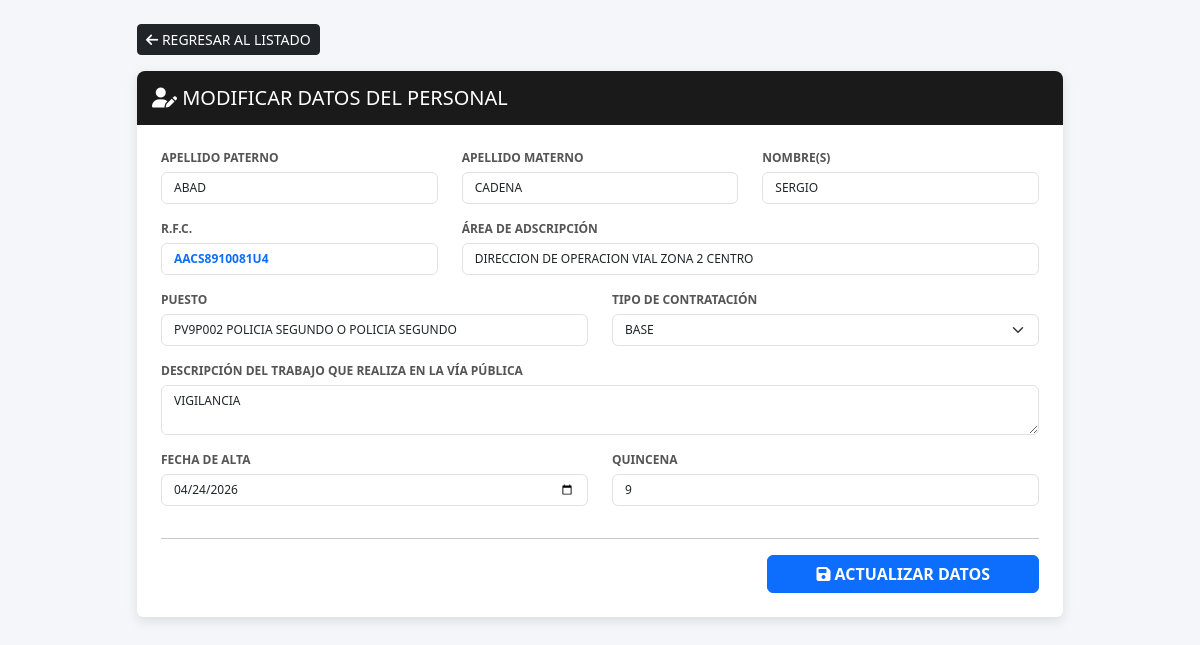
Screenshot of /modulos/personal/formulario.php?id=1 with the database file from the repository.
### tables this page shows
CREATE TABLE `personal` (
  `id` int NOT NULL AUTO_INCREMENT,
  `nombre_completo` varchar(255) DEFAULT NULL,
  `nombre` varchar(100) DEFAULT NULL,
  `apellido_paterno` varchar(100) DEFAULT NULL,
  `apellido_materno` varchar(100) DEFAULT NULL,
  `rfc` varchar(15) DEFAULT NULL,
  `area_adscripcion` varchar(100) DEFAULT NULL,
  `puesto` varchar(100) DEFAULT NULL,
  `descripcion_via_publica` text,
  `tipo_contratacion` enum('BASE','EVENTUAL') DEFAULT NULL,
  `fecha_alta` date DEFAULT NULL,
  `quincena` varchar(50) DEFAULT NULL,
  `no_empleado` varchar(50) DEFAULT NULL,
  PRIMARY KEY (`id`),
  UNIQUE KEY `rfc` (`rfc`)
);

### modulos/personal/formulario.php (the view, shortened to what this page needs)
<?php
require_once "../../config/conexion.php";
$id = $_GET['id'] ?? null;
$datos = null;
if ($id) {
    $stmt = $pdo->prepare("SELECT * FROM personal WHERE id = ?");
    $stmt->execute([$id]);
    $datos = $stmt->fetch(PDO::FETCH_ASSOC);
}
?>
<!DOCTYPE html>
<html lang="es">
<head>
    <link href="https://cdn.jsdelivr.net/npm/bootstrap@5.3.0/dist/css/bootstrap.min.css" rel="stylesheet">
    <link rel="stylesheet" href="https://cdnjs.cloudflare.com/ajax/libs/font-awesome/6.4.0/css/all.min.css">
</head>
<body>
<div class="container mt-4 mb-5">
    <div class="row justify-content-center">
        <div class="col-md-10">
            <div class="d-flex justify-content-between align-items-center mb-3">
                <a href="index.php" class="btn btn-dark btn-sm"><i class="fas fa-arrow-left"></i> REGRESAR AL LISTADO</a>
            </div>
            <div class="card">
                <div class="header-form">
                    <h5 class="mb-0"><i class="fas fa-user-edit"></i> <?= $id ? 'MODIFICAR DATOS DEL PERSONAL' : 'REGISTRAR NUEVO PERSONAL' ?></h5>
                </div>
                <div class="card-body p-4">
                    <form action="acciones.php" method="POST">
                        <div class="row">
                            <div class="col-md-4 mb-3">
                                <label>APELLIDO PATERNO</label>
                                <input type="text" name="apellido_paterno" class="form-control" value="<?= $datos['apellido_paterno'] ?? '' ?>" required>
                            </div>
                            <div class="col-md-4 mb-3">
                                <label>APELLIDO MATERNO</label>
                                <input type="text" name="apellido_materno" class="form-control" value="<?= $datos['apellido_materno'] ?? '' ?>">
                            </div>
                            <div class="col-md-4 mb-3">
                                <label>NOMBRE(S)</label>
                                <input type="text" name="nombre" class="form-control" value="<?= $datos['nombre'] ?? '' ?>" required>
                            </div>
                            <div class="col-md-4 mb-3">
                                <label>R.F.C.</label>
                                <input type="text" name="rfc" class="form-control fw-bold text-primary" maxlength="13" value="<?= $datos['rfc'] ?? '' ?>" required>
                            </div>
                            <div class="col-md-8 mb-3">
                                <label>ÁREA DE ADSCRIPCIÓN</label>
                                <input type="text" name="area_adscripcion" class="form-control" value="<?= $datos['area_adscripcion'] ?? '' ?>">
                            </div>
                            <div class="col-md-6 mb-3">
                                <label>PUESTO</label>
                                <input type="text" name="puesto" class="form-control" value="<?= $datos['puesto'] ?? '' ?>">
                            </div>
                            <div class="col-md-6 mb-3">
                                <label>TIPO DE CONTRATACIÓN</label>
                                <select name="tipo_contratacion" class="form-select" required>
                                    <option value="BASE" <?= (isset($datos['tipo_contratacion']) && $datos['tipo_contratacion'] == 'BASE') ? 'selected' : '' ?>>BASE</option>
                                </select>
                            </div>
                            <div class="col-md-12 mb-3">
                                <label>DESCRIPCIÓN DEL TRABAJO QUE REALIZA EN LA VÍA PÚBLICA</label>
                                <textarea name="descripcion_via_publica" class="form-control" rows="2"><?= $datos['descripcion_via_publica'] ?? '' ?></textarea>
                            </div>
                            <div class="col-md-6 mb-3">
                                <label>FECHA DE ALTA</label>
                                <input type="date" name="fecha_alta" class="form-control" value="<?= $datos['fecha_alta'] ?? '' ?>">
                            </div>
                            <div class="col-md-6 mb-3">
                                <label>QUINCENA</label>
                                <input type="text" name="quincena" class="form-control" placeholder="EJ. 2026-08" value="<?= $datos['quincena'] ?? '' ?>">
                            </div>
                        </div>
                        <hr>
                        <div class="text-end">
                            <button type="submit" class="btn btn-primary px-5 fw-bold">
                                <i class="fas fa-save"></i> <?= $id ? 'ACTUALIZAR DATOS' : 'GUARDAR REGISTRO' ?>
                            </button>
                        </div>
                    </form>
                </div>
            </div>
        </div>
    </div>
</div>
</body>
</html>

### modulos/personal/formulario.php (style rules this page uses)
body { font-size: 12px; background-color: #f4f6f9; text-transform: uppercase; }
.card { border: none; box-shadow: 0 4px 12px rgba(0,0,0,0.1); }
.header-form { background: #1a1a1a; color: white; padding: 15px; border-radius: 8px 8px 0 0; }
label { font-weight: bold; color: #555; margin-bottom: 5px; }
input, select, textarea { text-transform: uppercase; font-size: 12px !important; }

### rows the page displays
personal: apellido_paterno "ABAD", apellido_materno "CADENA", nombre "SERGIO", rfc "AACS8910081U4", area_adscripcion "DIRECCION DE OPERACION VIAL ZONA 2 CENTRO", puesto "PV9P002 POLICIA SEGUNDO O POLICIA SEGUNDO", tipo_contratacion "BASE", descripcion_via_publica "VIGILANCIA", fecha_alta "04/24/2026", quincena "9"
